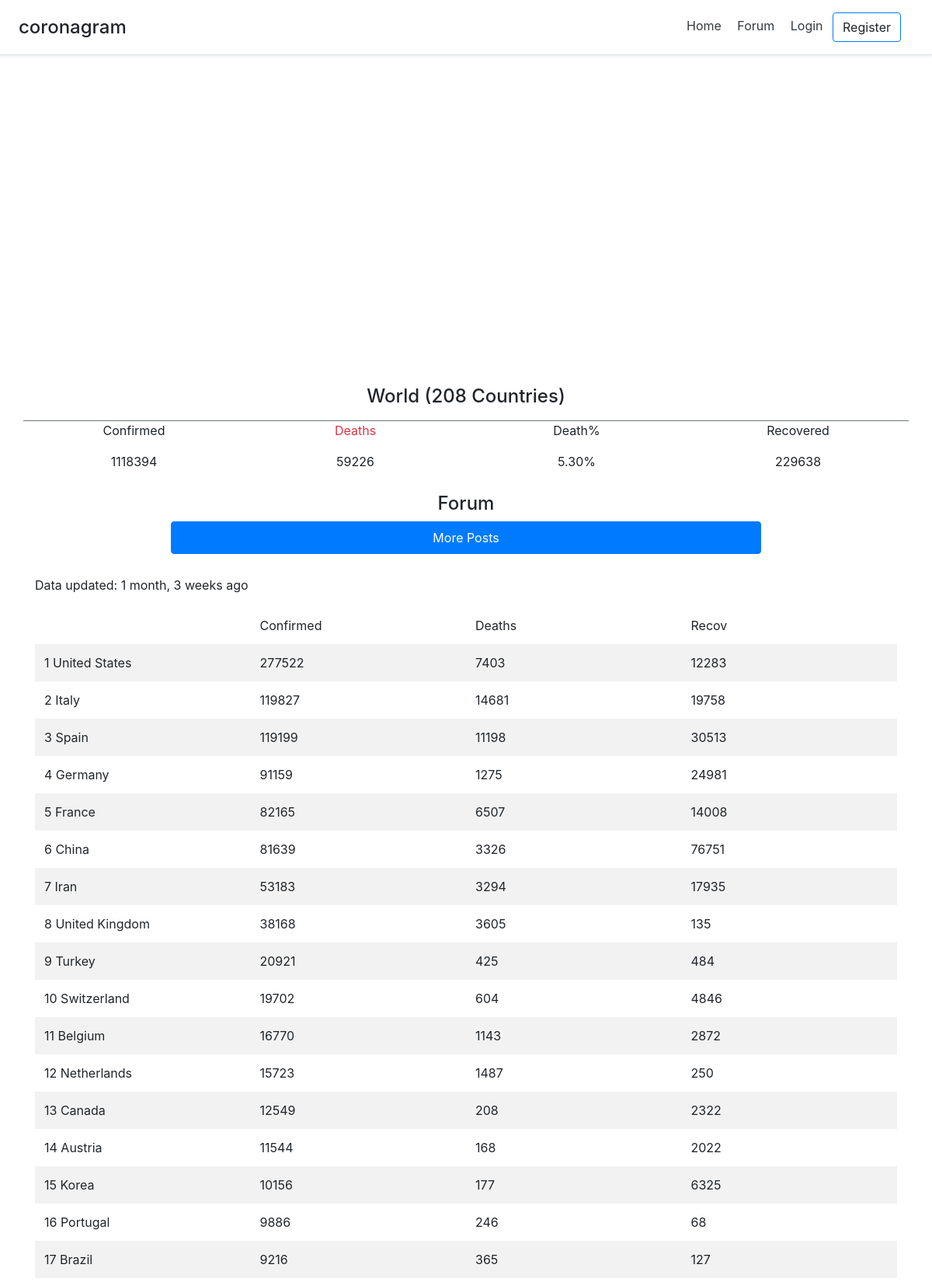
The page / (upper part) on the database its author committed.
### baseapp/models.py (models this page shows, shortened)
class WorldItem(models.Model):
    date_flag = models.OneToOneField(DateFlag, on_delete=models.DO_NOTHING, null=True, blank=True)
    country_count = models.IntegerField(default=0, blank=None, null=True)
    confirmed = models.IntegerField(default=0, blank=None, null=True)
    death = models.IntegerField(default=0, blank=None, null=True)
    recovered = models.IntegerField(default=0, blank=None, null=True)
    death_rate = models.DecimalField(default=0, blank=None, null=True, max_digits=9, decimal_places=2)
    updated = models.DateTimeField(auto_now=True)
    created = models.DateTimeField(auto_now_add=True)

class DateFlag(models.Model):
    when = models.CharField(default="date_flag", blank=None, null=True, max_length=255)
    updated = models.DateTimeField(auto_now=True)
    created = models.DateTimeField(auto_now_add=True)

class CountryItem(models.Model):
    date_flag = models.ForeignKey(DateFlag, on_delete=models.DO_NOTHING, null=True, blank=True)
    country_code = models.ForeignKey(CountryCode, on_delete=models.DO_NOTHING, null=True, blank=True)
    confirmed = models.IntegerField(default=0, blank=None, null=True)
    death = models.IntegerField(default=0, blank=None, null=True)
    recovered = models.IntegerField(default=0, blank=None, null=True)
    death_rate = models.DecimalField(default=0, blank=None, null=True, max_digits=9, decimal_places=2)
    updated = models.DateTimeField(auto_now=True)
    created = models.DateTimeField(auto_now_add=True)
    class Meta:
        unique_together = ('date_flag', 'country_code',)

class CountryCode(models.Model):
    code = models.CharField(default="code", blank=None, null=True, max_length=255, unique=True)
    english = models.CharField(default="english", blank=None, null=True, max_length=255)
    updated = models.DateTimeField(auto_now=True)
    created = models.DateTimeField(auto_now_add=True)

### baseapp/views.py (the view, shortened to what this page needs)
# urls.py: re_path(r'^$', views.home, name='home'),
def home(request):
    if request.method == "GET":
        client_ip = '81.169.181.179'
        country_code = None
        if client_ip is None:
            pass
        else:
            match = geolite2.lookup(client_ip)
            if match is not None:
                get_code = match.country
                try:
                    country_code = CountryCode.objects.get(code=get_code)
                except Exception as e:
                    print(e)
                    pass
        date_flag = DateFlag.objects.last()
        country_item = None
        world_item = None
        all_country_item = CountryItem.objects.filter(date_flag=date_flag).order_by('-confirmed', '-death',
                                                                                    'country_code__english')
        all_country_item_chart = CountryItem.objects.filter(date_flag=date_flag).order_by('-confirmed', '-death',
                                                                                          'country_code__english')
        cnn_item = BBCItem.objects.all().order_by('-created')[:5]
        youtube_item = YoutubeItem.objects.all().order_by('-created')[:5]
        if country_code is not None:
            try:
                country_item = CountryItem.objects.get(country_code=country_code, date_flag=date_flag)
            except Exception as e:
                print(e)
        try:
            world_item = WorldItem.objects.get(date_flag=date_flag)
        except Exception as e:
            print(e)
        posts = Post.objects.filter(featured=True).order_by('-date_published').all()[:1]
        all_usa_item = USAStateItem.objects.filter(date_flag=date_flag).order_by('-confirmed', '-death',
                                                                                 'usa_state_code__english')
        return render(request, 'baseapp/home.html', {'country_item': country_item,
                                                     'all_country_item': all_country_item,
                                                     'all_country_item_chart': all_country_item_chart,
                                                     'world_item': world_item,
                                                     'cnn_item': cnn_item,
                                                     'youtube_item': youtube_item,
                                                     'posts': posts})
    else:
        return render(request, 'baseapp/home.html')

### baseapp/templates/baseapp/home.html (shortened to what this page needs)
{% extends 'base.html' %}
{% load static %}
{% block content %}
    <div class="py-3" style="">
        <div class="container">
            <div class="row">
                <div class="col-md-12">
                </div>
            </div>
        </div>
    </div>
    <div class="py-4" style="">
        <div class="container">
            <div class="row">
                <div class="col-md-12 chartdiv1" style="width: 100%; height: 320px;"></div>
            </div>
        </div>
    </div>
    <div class="" style="">
        <div class="container">
            <div class="row">
                <div class="col-md-12 pt-2">
                    <h4 class="text-center">World ({{ world_item.country_count }} Countries)</h4>
                </div>
            </div>
        </div>
    </div>
    <div class="py-2" style="">
        <div class="container">
            <div class="row">
                <div class="col-3 border-top border-secondary" style="">
                    <p class="text-center" style="">Confirmed</p>
                    <p class="text-center">{{ world_item.confirmed }}</p>
                </div>
                <div class="col-3 border-top border-secondary" style="">
                    <p class="text-center text-danger" style="">Deaths</p>
                    <p class="text-center">{{ world_item.death }}</p>
                </div>
                <div class="col-3 border-top border-secondary" style="">
                    <p class="text-center" style="">Death%</p>
                    <p class="text-center">{{ world_item.death_rate }}%</p>
                </div>
                <div class="col-3 border-top border-secondary" style="">
                    <p class="text-center" style="">Recovered</p>
                    <p class="text-center">{{ world_item.recovered }}</p>
                </div>
            </div>
        </div>
    </div>
    <div class="p-1" style="">
        <div class="container">
            <div class="row">
                <div class="col-md-12">
                    <h4 class="text-center">Forum</h4>
                </div>
            </div>
        </div>
        <div class="container">
            <a href="{% url 'forum:post_list' %}">
                <div class="row">
                    <button class="col-md-8 mx-auto text-center btn btn-primary p-2">More Posts</button>
                </div>
            </a>
        </div>
    </div>
    <div class="pt-0 mt-4">
        <div class="container">
            <div class="row">
                <div class="col-12 mx-auto">
                    <p class="">Data updated: {{ world_item.date_flag.created|timesince }} ago</p>
                </div>
            </div>
        </div>
    </div>
    <div class="pt-0 mt-0" style="">
        <div class="container">
            <div class="row">
                <div class="col-md-12" style="">
                    <div class="table-responsive">
                        <table class="table table-striped table-borderless">
                            <thead>
                            <tr>
                                <td scope="col" class="w-25"></td>
                                <td scope="col" class="w-25">Confirmed</td>
                                <td scope="col" class="w-25">Deaths</td>
                                <td scope="col" class="w-25">Recov</td>
                            </tr>
                            </thead>
                            <tbody>
                            {% for all_item in all_country_item_chart %}
                                <tr>
                                    <td>{{ forloop.counter }} {{ all_item.country_code.english }}</td>
                                    <td style="">{{ all_item.confirmed }}</td>
                                    <td style="">{{ all_item.death }}</td>
                                    <td style="">{{ all_item.recovered }}</td>
                                </tr>
                            {% endfor %}
                            </tbody>
                        </table>
                    </div>
                </div>
            </div>
        </div>
    </div>
{% endblock content %}

### templates/base.html (shortened to what this page needs)
<!DOCTYPE html>
<html lang=en>
<head>
    {% load static from staticfiles %}
    {% include 'others/header_static.html' %}
</head>
<body>
{% include 'snippets/header.html' %}
<div class="main">
    {% block content %}
    {% endblock content %}
</div>
</body>
</html>

### templates/others/header_static.html (shortened to what this page needs)
{% load static from staticfiles %}
<link rel="stylesheet" href="https://cdnjs.cloudflare.com/ajax/libs/font-awesome/4.7.0/css/font-awesome.min.css"
      type="text/css">
<link rel="stylesheet" href="https://stackpath.bootstrapcdn.com/bootstrap/4.1.3/css/bootstrap.min.css">

### templates/snippets/header.html (shortened to what this page needs)
<div class="d-flex flex-column flex-md-row align-items-center p-3 px-md-4 mb-3 bg-white border-bottom shadow-sm">
    <h5 class="my-0 mr-md-auto font-weight-normal">
        {% if request.user.is_authenticated %}
            <p class="m-auto d-none d-md-block">Hello, {{ request.user.username }}</p>
        {% else %}
            <a href="/"><p class="m-auto d-none d-md-block h4">coronagram</p></a>
        {% endif %}
    </h5>
    <nav class="my-2 my-md-0 mr-md-3">
        {% if request.user.is_authenticated %}
            <a class="p-2 text-dark" href="/">Home</a>
            <a class="p-2 text-dark" href="{% url 'forum:post_list' %}">Forum</a>
            <a class="p-2 text-dark" href="{% url 'account:account' %}">Account</a>
            <a class="p-2 text-dark" href="{% url 'account:logout' %}">Logout</a>
        {% else %}
            <a class="p-2 text-dark" href="/">Home</a>
            <a class="p-2 text-dark" href="{% url 'forum:post_list' %}">Forum</a>
            <a class="p-2 text-dark" href="{% url 'account:login' %}">Login</a>
            <a class="btn btn-outline-primary" href="{% url 'account:register' %}">Register</a>
        {% endif %}
    </nav>
</div>

### templates/snippets/base_css.html (style rules this page uses)
body { background-color: #ffffff; }

### templates/snippets/header.html (style rules this page uses)
@media (min-width: 768px) { html { font-size: 16px; } }

### templates/base.html (style rules this page uses)
a:link { color: inherit; text-decoration: none; }
.main { min-height: 100vh; height: 100%; }

### rows shown on the page
WorldItem: country_count "208", confirmed "1118394", death "59226", death_rate "5.30", recovered "229638", date_flag.created "1 month, 3 weeks"
CountryItem: country_code.english "United States", confirmed "277522", death "7403", recovered "12283"
CountryItem: country_code.english "Italy", confirmed "119827", death "14681", recovered "19758"
CountryItem: country_code.english "Spain", confirmed "119199", death "11198", recovered "30513"
CountryItem: country_code.english "Germany", confirmed "91159", death "1275", recovered "24981"
CountryItem: country_code.english "France", confirmed "82165", death "6507", recovered "14008"
CountryItem: country_code.english "China", confirmed "81639", death "3326", recovered "76751"
CountryItem: country_code.english "Iran", confirmed "53183", death "3294", recovered "17935"
CountryItem: country_code.english "United Kingdom", confirmed "38168", death "3605", recovered "135"
CountryItem: country_code.english "Turkey", confirmed "20921", death "425", recovered "484"
CountryItem: country_code.english "Switzerland", confirmed "19702", death "604", recovered "4846"
CountryItem: country_code.english "Belgium", confirmed "16770", death "1143", recovered "2872"
CountryItem: country_code.english "Netherlands", confirmed "15723", death "1487", recovered "250"
CountryItem: country_code.english "Canada", confirmed "12549", death "208", recovered "2322"
CountryItem: country_code.english "Austria", confirmed "11544", death "168", recovered "2022"
CountryItem: country_code.english "Korea", confirmed "10156", death "177", recovered "6325"
CountryItem: country_code.english "Portugal", confirmed "9886", death "246", recovered "68"
CountryItem: country_code.english "Brazil", confirmed "9216", death "365", recovered "127"
